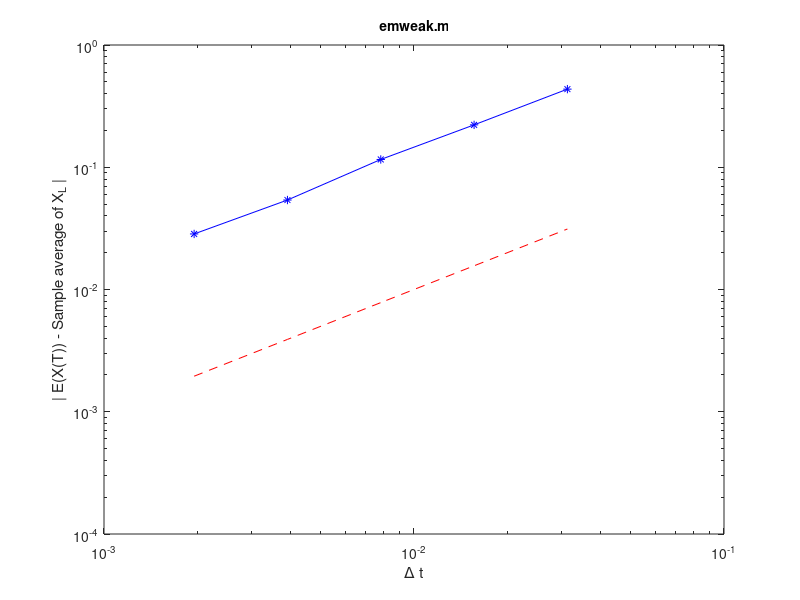

Write the MATLAB code that produced this figure.
%
% Teste de convergencia fraca para o metodo Euler-Maruyama
%
% Resolve dX = lambda*X dt + mu*X dW, X(0) = Xzero, 
% lambda = 2, mu = 1, Xzer0 = 1
randn('state', 100);

lambda = 2;
mu = 0.1;
Xzero = 1; 
T = 1;
M = 50000;

Xem = zeros( 5, 1 );
for p = 1:5

    Dt = 2^(p-10);
    L = T/Dt;
    Xtemp = Xzero*ones( M, 1 );
    for j = 1:L
        Winc = sqrt(Dt)*randn( M, 1 );
        Xtemp = Xtemp + Dt*lambda*Xtemp + mu*Xtemp.*Winc;
    end
    Xem(p) = mean(Xtemp);
end
Xerr = abs( Xem - exp( lambda ) );

Dtvals = 2.^([1:5]-10);

loglog( Dtvals, Xerr, 'b*-'), hold on
loglog( Dtvals, Dtvals, 'r--'), hold off
axis([1e-3 1e-1 1e-4 1])
xlabel('\Delta t'), ylabel('| E(X(T)) - Sample average of X_L |')
title('emweak.m', 'FontSize', 10)


